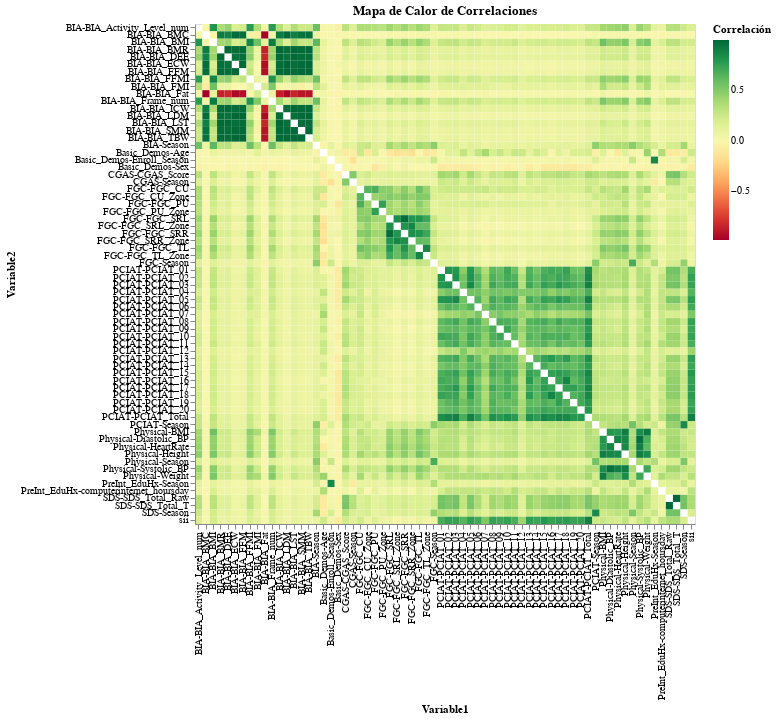

Source (notebook cell):
### Code cell
import altair as alt

# Eliminar columna 'id' si existe
df_sin_id = df_limpio.drop(columns=['id'], errors='ignore')

# Calcular matriz de correlación
matriz_corr = df_sin_id.corr().stack().reset_index()
matriz_corr.columns = ['Variable1', 'Variable2', 'Correlación']

# Filtrar solo una mitad de la matriz
matriz_corr = matriz_corr[matriz_corr['Variable1'] != matriz_corr['Variable2']]

# Visualizar con Altair
alt.Chart(matriz_corr).mark_rect().encode(
    x='Variable1:O',
    y='Variable2:O',
    color=alt.Color('Correlación:Q', scale=alt.Scale(scheme='redyellowgreen'))
).properties(
    width=500,
    height=500,
    title='Mapa de Calor de Correlaciones'
)

### Figure 1 — Vega-Lite specification as saved in the notebook (floating-point values rounded to 4 significant figures; data arrays with more than 128 entries replaced by an {"elided": "..."} marker saying what was removed)
{"config": {"view": {"continuousWidth": 300, "continuousHeight": 300}}, "data": {"name": "data-a4878c8df6ca1d88dac66dd02b98e733"}, "mark": {"type": "rect"}, "encoding": {"color": {"field": "Correlación", "scale": {"scheme": "redyellowgreen"}, "type": "quantitative"}, "x": {"field": "Variable1", "type": "ordinal"}, "y": {"field": "Variable2", "type": "ordinal"}}, "height": 500, "title": "Mapa de Calor de Correlaciones", "width": 500, "$schema": "https://vega.github.io/schema/vega-lite/v5.20.1.json", "datasets": {"data-a4878c8df6ca1d88dac66dd02b98e733": {"elided": "4556 records"}}}
